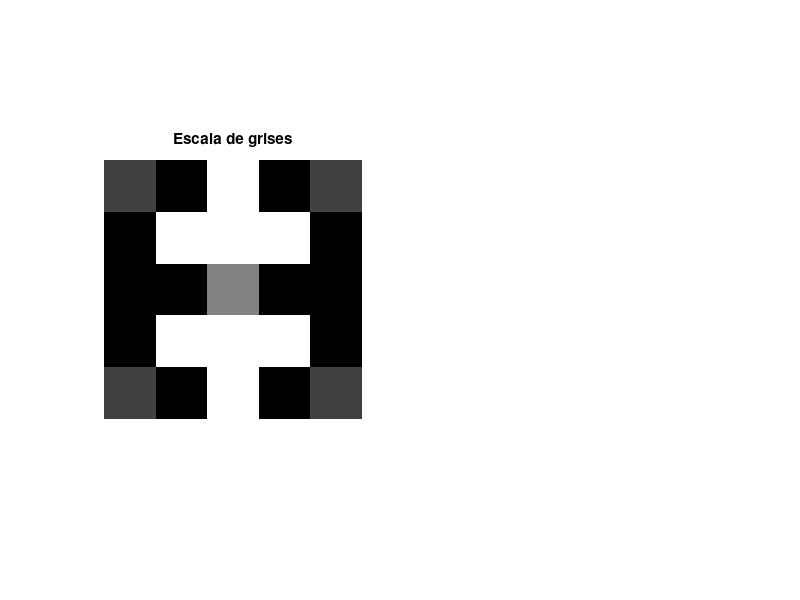

The MATLAB script that drew this image:
%Ejemplo 2

A=[0 0 1 0 0;
   0 1 1 1 0;
   1 1 0 1 1;
   0 1 1 1 0;
   0 0 1 0 0;];
subplot(1,2,1)
imshow(A)
title('Imagen Binaria')

B=[0.25  0 1 0 0.25;
   0 1 1 1 0;
   0 0 0.5 0 0;
   0 1 1 1 0;
   0.25 0 1 0 0.25;];
subplot(1,2,1)
imshow(B)
title('Escala de grises')
